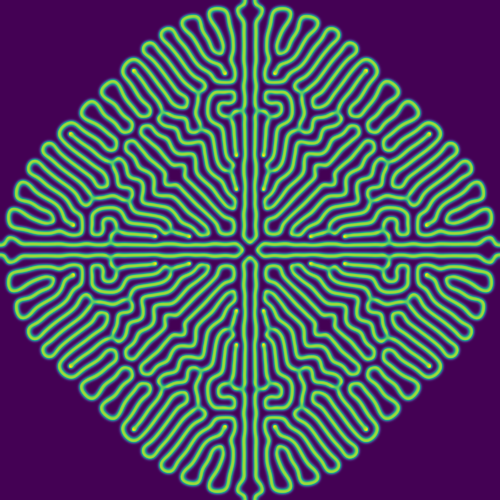

This chart was generated by the following Python code:
#!/usr/bin/env python3

"""
More info about RDS:
https://en.wikipedia.org/wiki/Reaction%E2%80%93diffusion_system

Reaction:
    - consider two components: A and B
    - Da, Db — mass diffusivity or diffusion coefficient
    - Reaction rule: B-B-A -> B-B-B (A turns to B if A meets two Bs)
    - F and K — artificial in/out flows

Model:
    dA = (Da · ∆A - A·B² + F(1 - A)) · dt
    dB = (Db · ∆B + A·B² + (K + F) · B) · dt
    Where: F — "feed", K — "kill"

The way to melt images together into video clip:
ffmpeg -i image-%05d.png -c:v libx264 -r 30 -pix_fmt yuv420p out.mp4
With sound to publish on YouTube:
ffmpeg -ar 48000 -ac 2 -f s16le -i /dev/zero -i image-%05d.png -shortest -c:a aac -c:v libx264 -r 30 -pix_fmt yuv420p -strict experimental out.mp4
"""

import matplotlib.pyplot as plt

import numpy as np

import scipy.ndimage as nd


def init(size, spot_size):
    d = (size, size)
    a = np.ones(d, dtype=float)
    b = np.zeros(d, dtype=float)
    p = int(size / 2) - spot_size
    q = int(size / 2) + spot_size
    b[p:q, p:q] = 1
    return a, b


def images(a, b, Da, Db, F, K, dt, steps):
    n = 0
    for s in steps:
        while n < s:
            abb = a * b * b
            a += (Da * nd.filters.laplace(a) - abb + F * (1.0 - a)) * dt
            b += (Db * nd.filters.laplace(b) + abb - (K + F) * b) * dt
            n += 1
        yield b


def main():
    a, b = init(500, 10)
    for n, b in enumerate(images(a, b, .095, .055, .045, .062, 1, range(0, 100000, 50))):
        # plt.imshow(b)
        # plt.show()
        print(f'step={n}')
        plt.imsave(f'image-{n:05d}.png', b, cmap=plt.cm.viridis)


if __name__ == '__main__':
    main()
